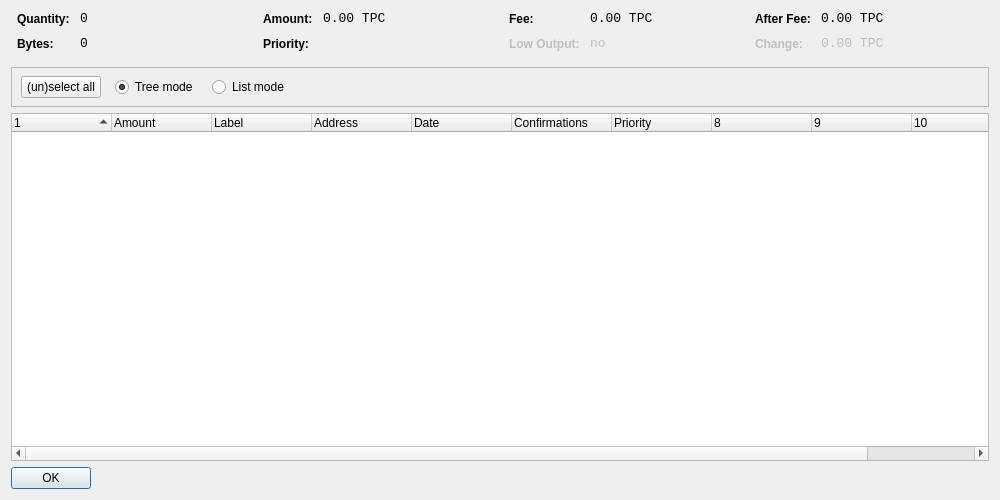
<?xml version="1.0" encoding="UTF-8"?>
<ui version="4.0">
 <class>CoinControlDialog</class>
 <widget class="QDialog" name="CoinControlDialog">
  <property name="geometry">
   <rect>
    <x>0</x>
    <y>0</y>
    <width>1000</width>
    <height>500</height>
   </rect>
  </property>
  <property name="windowTitle">
   <string>Coin Control</string>
  </property>
  <layout class="QVBoxLayout" name="verticalLayout">
   <item>
    <layout class="QHBoxLayout" name="horizontalLayoutTop" stretch="0,0,0,0">
     <property name="topMargin">
      <number>0</number>
     </property>
     <property name="bottomMargin">
      <number>10</number>
     </property>
     <item>
      <layout class="QFormLayout" name="formLayoutCoinControl1">
       <property name="horizontalSpacing">
        <number>10</number>
       </property>
       <property name="verticalSpacing">
        <number>10</number>
       </property>
       <property name="leftMargin">
        <number>6</number>
       </property>
       <property name="rightMargin">
        <number>6</number>
       </property>
       <item row="0" column="0">
        <widget class="QLabel" name="labelCoinControlQuantityText">
         <property name="styleSheet">
          <string notr="true">font-weight:bold;</string>
         </property>
         <property name="text">
          <string>Quantity:</string>
         </property>
        </widget>
       </item>
       <item row="0" column="1">
        <widget class="QLabel" name="labelCoinControlQuantity">
         <property name="font">
          <font>
           <family>Monospace</family>
           <pointsize>10</pointsize>
          </font>
         </property>
         <property name="cursor">
          <cursorShape>IBeamCursor</cursorShape>
         </property>
         <property name="contextMenuPolicy">
          <enum>Qt::ActionsContextMenu</enum>
         </property>
         <property name="text">
          <string notr="true">0</string>
         </property>
         <property name="textInteractionFlags">
          <set>Qt::LinksAccessibleByMouse|Qt::TextSelectableByKeyboard|Qt::TextSelectableByMouse</set>
         </property>
        </widget>
       </item>
       <item row="1" column="0">
        <widget class="QLabel" name="labelCoinControlBytesText">
         <property name="styleSheet">
          <string notr="true">font-weight:bold;</string>
         </property>
         <property name="text">
          <string>Bytes:</string>
         </property>
        </widget>
       </item>
       <item row="1" column="1">
        <widget class="QLabel" name="labelCoinControlBytes">
         <property name="font">
          <font>
           <family>Monospace</family>
           <pointsize>10</pointsize>
          </font>
         </property>
         <property name="cursor">
          <cursorShape>IBeamCursor</cursorShape>
         </property>
         <property name="contextMenuPolicy">
          <enum>Qt::ActionsContextMenu</enum>
         </property>
         <property name="text">
          <string notr="true">0</string>
         </property>
         <property name="textInteractionFlags">
          <set>Qt::LinksAccessibleByMouse|Qt::TextSelectableByKeyboard|Qt::TextSelectableByMouse</set>
         </property>
        </widget>
       </item>
      </layout>
     </item>
     <item>
      <layout class="QFormLayout" name="formLayoutCoinControl2">
       <property name="horizontalSpacing">
        <number>10</number>
       </property>
       <property name="verticalSpacing">
        <number>10</number>
       </property>
       <property name="leftMargin">
        <number>6</number>
       </property>
       <property name="rightMargin">
        <number>6</number>
       </property>
       <item row="0" column="0">
        <widget class="QLabel" name="labelCoinControlAmountText">
         <property name="styleSheet">
          <string notr="true">font-weight:bold;</string>
         </property>
         <property name="text">
          <string>Amount:</string>
         </property>
        </widget>
       </item>
       <item row="0" column="1">
        <widget class="QLabel" name="labelCoinControlAmount">
         <property name="font">
          <font>
           <family>Monospace</family>
           <pointsize>10</pointsize>
          </font>
         </property>
         <property name="cursor">
          <cursorShape>IBeamCursor</cursorShape>
         </property>
         <property name="contextMenuPolicy">
          <enum>Qt::ActionsContextMenu</enum>
         </property>
         <property name="text">
          <string notr="true">0.00 TPC</string>
         </property>
         <property name="textInteractionFlags">
          <set>Qt::LinksAccessibleByMouse|Qt::TextSelectableByKeyboard|Qt::TextSelectableByMouse</set>
         </property>
        </widget>
       </item>
       <item row="1" column="0">
        <widget class="QLabel" name="labelCoinControlPriorityText">
         <property name="styleSheet">
          <string notr="true">font-weight:bold;</string>
         </property>
         <property name="text">
          <string>Priority:</string>
         </property>
        </widget>
       </item>
       <item row="1" column="1">
        <widget class="QLabel" name="labelCoinControlPriority">
         <property name="font">
          <font>
           <family>Monospace</family>
           <pointsize>10</pointsize>
          </font>
         </property>
         <property name="cursor">
          <cursorShape>IBeamCursor</cursorShape>
         </property>
         <property name="contextMenuPolicy">
          <enum>Qt::ActionsContextMenu</enum>
         </property>
         <property name="text">
          <string/>
         </property>
         <property name="textInteractionFlags">
          <set>Qt::LinksAccessibleByMouse|Qt::TextSelectableByKeyboard|Qt::TextSelectableByMouse</set>
         </property>
        </widget>
       </item>
      </layout>
     </item>
     <item>
      <layout class="QFormLayout" name="formLayoutCoinControl3">
       <property name="horizontalSpacing">
        <number>10</number>
       </property>
       <property name="verticalSpacing">
        <number>10</number>
       </property>
       <property name="leftMargin">
        <number>6</number>
       </property>
       <property name="rightMargin">
        <number>6</number>
       </property>
       <item row="0" column="0">
        <widget class="QLabel" name="labelCoinControlFeeText">
         <property name="styleSheet">
          <string notr="true">font-weight:bold;</string>
         </property>
         <property name="text">
          <string>Fee:</string>
         </property>
        </widget>
       </item>
       <item row="0" column="1">
        <widget class="QLabel" name="labelCoinControlFee">
         <property name="font">
          <font>
           <family>Monospace</family>
           <pointsize>10</pointsize>
          </font>
         </property>
         <property name="cursor">
          <cursorShape>IBeamCursor</cursorShape>
         </property>
         <property name="contextMenuPolicy">
          <enum>Qt::ActionsContextMenu</enum>
         </property>
         <property name="text">
          <string notr="true">0.00 TPC</string>
         </property>
         <property name="textInteractionFlags">
          <set>Qt::LinksAccessibleByMouse|Qt::TextSelectableByKeyboard|Qt::TextSelectableByMouse</set>
         </property>
        </widget>
       </item>
       <item row="1" column="0">
        <widget class="QLabel" name="labelCoinControlLowOutputText">
         <property name="enabled">
          <bool>false</bool>
         </property>
         <property name="styleSheet">
          <string notr="true">font-weight:bold;</string>
         </property>
         <property name="text">
          <string>Low Output:</string>
         </property>
        </widget>
       </item>
       <item row="1" column="1">
        <widget class="QLabel" name="labelCoinControlLowOutput">
         <property name="enabled">
          <bool>false</bool>
         </property>
         <property name="font">
          <font>
           <family>Monospace</family>
           <pointsize>10</pointsize>
          </font>
         </property>
         <property name="cursor">
          <cursorShape>IBeamCursor</cursorShape>
         </property>
         <property name="contextMenuPolicy">
          <enum>Qt::ActionsContextMenu</enum>
         </property>
         <property name="text">
          <string notr="true">no</string>
         </property>
         <property name="textInteractionFlags">
          <set>Qt::LinksAccessibleByMouse|Qt::TextSelectableByKeyboard|Qt::TextSelectableByMouse</set>
         </property>
        </widget>
       </item>
      </layout>
     </item>
     <item>
      <layout class="QFormLayout" name="formLayoutCoinControl4">
       <property name="horizontalSpacing">
        <number>10</number>
       </property>
       <property name="verticalSpacing">
        <number>10</number>
       </property>
       <property name="leftMargin">
        <number>6</number>
       </property>
       <property name="rightMargin">
        <number>6</number>
       </property>
       <item row="0" column="0">
        <widget class="QLabel" name="labelCoinControlAfterFeeText">
         <property name="styleSheet">
          <string notr="true">font-weight:bold;</string>
         </property>
         <property name="text">
          <string>After Fee:</string>
         </property>
        </widget>
       </item>
       <item row="0" column="1">
        <widget class="QLabel" name="labelCoinControlAfterFee">
         <property name="font">
          <font>
           <family>Monospace</family>
           <pointsize>10</pointsize>
          </font>
         </property>
         <property name="cursor">
          <cursorShape>IBeamCursor</cursorShape>
         </property>
         <property name="contextMenuPolicy">
          <enum>Qt::ActionsContextMenu</enum>
         </property>
         <property name="text">
          <string notr="true">0.00 TPC</string>
         </property>
         <property name="textInteractionFlags">
          <set>Qt::LinksAccessibleByMouse|Qt::TextSelectableByKeyboard|Qt::TextSelectableByMouse</set>
         </property>
        </widget>
       </item>
       <item row="1" column="0">
        <widget class="QLabel" name="labelCoinControlChangeText">
         <property name="enabled">
          <bool>false</bool>
         </property>
         <property name="styleSheet">
          <string notr="true">font-weight:bold;</string>
         </property>
         <property name="text">
          <string>Change:</string>
         </property>
        </widget>
       </item>
       <item row="1" column="1">
        <widget class="QLabel" name="labelCoinControlChange">
         <property name="enabled">
          <bool>false</bool>
         </property>
         <property name="font">
          <font>
           <family>Monospace</family>
           <pointsize>10</pointsize>
          </font>
         </property>
         <property name="cursor">
          <cursorShape>IBeamCursor</cursorShape>
         </property>
         <property name="contextMenuPolicy">
          <enum>Qt::ActionsContextMenu</enum>
         </property>
         <property name="text">
          <string notr="true">0.00 TPC</string>
         </property>
         <property name="textInteractionFlags">
          <set>Qt::LinksAccessibleByMouse|Qt::TextSelectableByKeyboard|Qt::TextSelectableByMouse</set>
         </property>
        </widget>
       </item>
      </layout>
     </item>
    </layout>
   </item>
   <item>
    <widget class="QFrame" name="frame">
     <property name="minimumSize">
      <size>
       <width>0</width>
       <height>40</height>
      </size>
     </property>
     <property name="frameShape">
      <enum>QFrame::StyledPanel</enum>
     </property>
     <property name="frameShadow">
      <enum>QFrame::Sunken</enum>
     </property>
     <widget class="QWidget" name="horizontalLayoutWidget">
      <property name="geometry">
       <rect>
        <x>10</x>
        <y>0</y>
        <width>781</width>
        <height>41</height>
       </rect>
      </property>
      <layout class="QHBoxLayout" name="horizontalLayoutPanel" stretch="0,0,0,0,0">
       <property name="spacing">
        <number>14</number>
       </property>
       <item>
        <widget class="QPushButton" name="pushButtonSelectAll">
         <property name="sizePolicy">
          <sizepolicy hsizetype="Maximum" vsizetype="Fixed">
           <horstretch>0</horstretch>
           <verstretch>0</verstretch>
          </sizepolicy>
         </property>
         <property name="text">
          <string>(un)select all</string>
         </property>
        </widget>
       </item>
       <item>
        <widget class="QRadioButton" name="radioTreeMode">
         <property name="sizePolicy">
          <sizepolicy hsizetype="Maximum" vsizetype="Fixed">
           <horstretch>0</horstretch>
           <verstretch>0</verstretch>
          </sizepolicy>
         </property>
         <property name="text">
          <string>Tree mode</string>
         </property>
         <property name="checked">
          <bool>true</bool>
         </property>
        </widget>
       </item>
       <item>
        <widget class="QRadioButton" name="radioListMode">
         <property name="sizePolicy">
          <sizepolicy hsizetype="Maximum" vsizetype="Fixed">
           <horstretch>0</horstretch>
           <verstretch>0</verstretch>
          </sizepolicy>
         </property>
         <property name="text">
          <string>List mode</string>
         </property>
        </widget>
       </item>
       <item>
        <spacer name="horizontalSpacer">
         <property name="orientation">
          <enum>Qt::Horizontal</enum>
         </property>
         <property name="sizeHint" stdset="0">
          <size>
           <width>40</width>
           <height>20</height>
          </size>
         </property>
        </spacer>
       </item>
      </layout>
     </widget>
    </widget>
   </item>
   <item>
    <widget class="CoinControlTreeWidget" name="treeWidget">
     <property name="contextMenuPolicy">
      <enum>Qt::CustomContextMenu</enum>
     </property>
     <property name="sortingEnabled">
      <bool>false</bool>
     </property>
     <property name="columnCount">
      <number>11</number>
     </property>
     <attribute name="headerShowSortIndicator" stdset="0">
      <bool>true</bool>
     </attribute>
     <attribute name="headerStretchLastSection">
      <bool>false</bool>
     </attribute>
     <column>
      <property name="text">
       <string/>
      </property>
     </column>
     <column>
      <property name="text">
       <string>Amount</string>
      </property>
     </column>
     <column>
      <property name="text">
       <string>Label</string>
      </property>
     </column>
     <column>
      <property name="text">
       <string>Address</string>
      </property>
     </column>
     <column>
      <property name="text">
       <string>Date</string>
      </property>
     </column>
     <column>
      <property name="text">
       <string>Confirmations</string>
      </property>
      <property name="toolTip">
       <string>Confirmed</string>
      </property>
     </column>
     <column>
      <property name="text">
       <string>Priority</string>
      </property>
     </column>
     <column>
      <property name="text">
       <string/>
      </property>
     </column>
     <column>
      <property name="text">
       <string/>
      </property>
     </column>
     <column>
      <property name="text">
       <string/>
      </property>
     </column>
     <column>
      <property name="text">
       <string/>
      </property>
     </column>
    </widget>
   </item>
   <item>
    <widget class="QDialogButtonBox" name="buttonBox">
     <property name="sizePolicy">
      <sizepolicy hsizetype="Maximum" vsizetype="Fixed">
       <horstretch>0</horstretch>
       <verstretch>0</verstretch>
      </sizepolicy>
     </property>
     <property name="orientation">
      <enum>Qt::Horizontal</enum>
     </property>
     <property name="standardButtons">
      <set>QDialogButtonBox::Ok</set>
     </property>
    </widget>
   </item>
  </layout>
 </widget>
 <customwidgets>
  <customwidget>
   <class>CoinControlTreeWidget</class>
   <extends>QTreeWidget</extends>
   <header>coincontroltreewidget.h</header>
  </customwidget>
 </customwidgets>
 <resources/>
 <connections/>
</ui>
